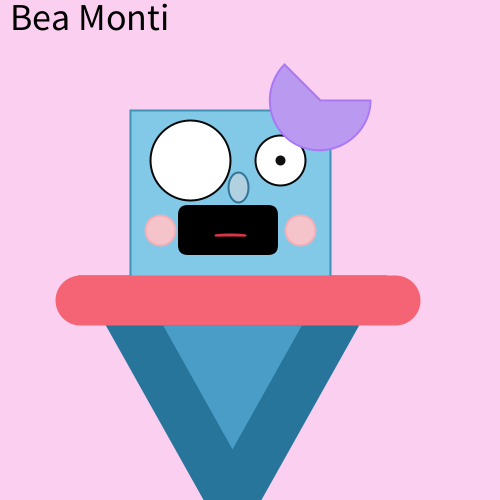
Frame 1 (no input)
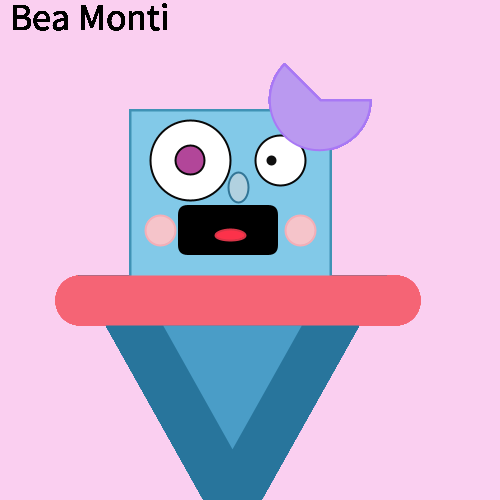
Frame 60 (the mouse pressed at the canvas centre just before this capture)
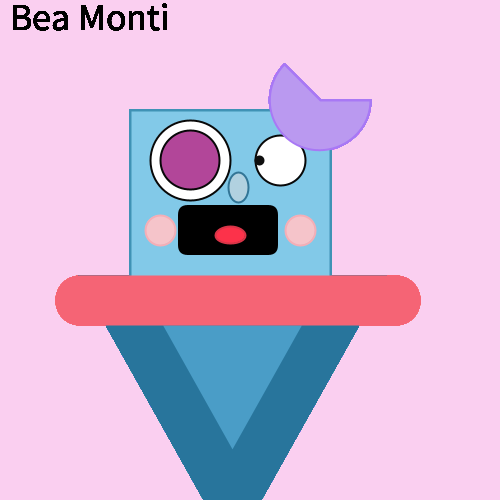
Frame 120 (the mouse held since frame 60 and released just before this capture)

The Processing sketch that drew these frames (run headless with seeded random() and noise(); from frame 60 on, the mouse is pressed at the canvas centre):

// Processing sketch: animated_robot__Bea_Monti
// ── animated_robot__Bea_Monti.pde
/*
Bea Monti
 6/27/22
 This is a demo of animating my robot in Processing. 
 As you may know, my robot's name is Betty, 
 She has an oscillating eye
 and a pupil that expands!
 Since they talk a lot, their tongue 
 oscilates in order to depict that!
 However, if i had more time, i would make her bow oscilate
 As well, I would create a repeating motion with her cheeks expanding them
 */

float eyeOffset = 280;
float eyeSpeed = 1;

float d = 0;
float speedY = 0.5;

float dt = 1;
float speedt = 0.5;

void setup() {
  size(500, 500);
  background(#FACFF0); //light pink
}

void draw() {
  beginShape();

  fill(#E8A2E4);
  stroke(#DB50D4);
  strokeWeight(2);

  endShape(CLOSE);

  //body
  fill(#4a9dc7);
  stroke(#28759c);
  strokeWeight(50);
  triangle(120, 300, 232, 500, 344, 300);

  //face
  fill(#82c9e8);
  stroke(#3f92b5);
  strokeWeight(2);
  square(130, 110, 200);

  //waist
  fill(#fa8c99);
  stroke(#f56475);
  strokeWeight(50);
  line(395, 300, 80, 300);


  //left eye
  fill(#ffffff);
  stroke(#080808);
  strokeWeight(2);
  circle(190, 160, 80);

  //right eye
  circle(280, 160, 50);

  // left eye dot

  fill(#B24699);
  circle(190, 160, d);
  d = d + speedY;
  if (d > 70) {
    d = 0;
  }
  if (d < 0) {
    speedY = abs(speedY);
  }

  // right eye dot
  fill(#000000);
  stroke(#0f0f0f);
  strokeWeight(10);
  point(eyeOffset, 160);

  fill(#000000);
  eyeOffset = eyeOffset + eyeSpeed;
  if (eyeOffset > 270) {
    eyeSpeed = -abs(eyeSpeed);
  }
  if (eyeOffset < 260) {
    eyeSpeed = abs(eyeSpeed);
  }


  //right cheek
  fill(#f5c4ca);
  stroke(#f5aeb6);
  strokeWeight(2);
  circle(300, 230, 30);


  //left cheek
  circle(160, 230, 30);

  //mouth
  fill(#000000);
  noStroke();
  rect(178, 205, 100, 50, 10);


  // tongue
  fill(#fc324a);
  stroke(#d93447);
  strokeWeight(2);
  ellipse(230, 235, 30, dt);

  dt = dt + speedt;
  
  if(dt > 20) {
    speedt = -abs(speedY);
  }
  if(dt < 10) {
    speedt = abs(speedt);
  }

  // nose
  fill(#b1d1e0);
  stroke(#327596);
  strokeWeight(2);
  ellipse(238, 187, 20, 30);

  //bow
  fill(#ba99f0);
  stroke(#a878f5);
  strokeWeight(2);
  arc(320, 100, 100, 100, 0, PI+QUARTER_PI, PIE);


  size(500, 500);
  fill(0);
  textSize(38);
  text("Bea Monti", 10, 30);
}

void mousePressed() {
  println(mouseX, mouseY);
  strokeWeight(6);
  point(mouseX, mouseY);
}
